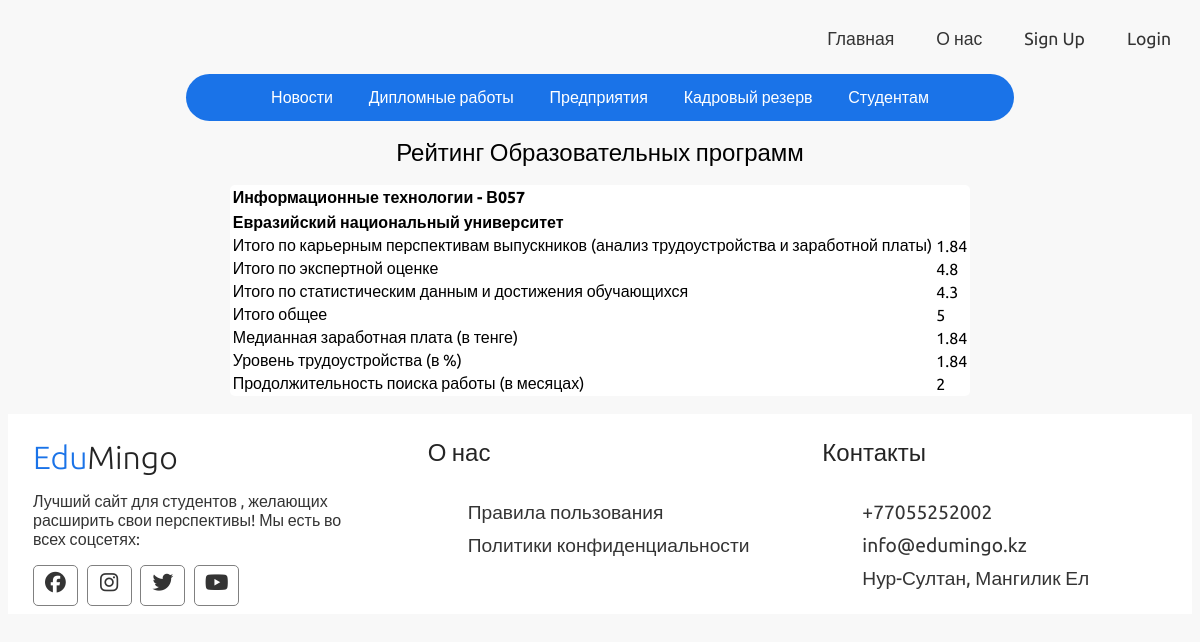
The app's page /university_single.php?id=35 with its own data.
### tables this page shows
CREATE TABLE `universities` (
  `id` int(11) NOT NULL,
  `title` varchar(255) NOT NULL,
  `image` varchar(255) NOT NULL,
  `header_image` varchar(255) NOT NULL,
  `body` text NOT NULL,
  `faculty_name` text NOT NULL,
  `perspective_total` float NOT NULL,
  `expert_assessment_total` float NOT NULL,
  `statistical_data_achievement_total` float NOT NULL,
  `overall_total` float NOT NULL,
  `msalary` float NOT NULL,
  `employment_rate` float NOT NULL,
  `job_search_duration` float NOT NULL,
  `created_at` datetime NOT NULL DEFAULT current_timestamp(),
  `published` tinyint(4) NOT NULL
);

### app/database/db.php (called while the page is built, shortened)
<?php
require('connect.php');
function executeQuery($sql, $data)
{
    global $conn;
    $stmt = $conn->prepare($sql);
    $values = array_values($data);
    $types = str_repeat('s', count($values));
    $stmt->bind_param($types, ...$values);
    $stmt->execute();
    return $stmt;
}
function selectOne($table, $conditions)
{
    $sql = "SELECT * FROM $table";
    $i = 0;
    foreach ($conditions as $key => $value) {
        if ($i === 0) {
            $sql = $sql . " WHERE $key=?";
        } else {
            $sql = $sql . " AND $key=?";
        }
        $i++;
    }
    $sql = $sql . " LIMIT 1";
    $stmt = executeQuery($sql, $conditions);
    $records = $stmt->get_result()->fetch_assoc();
    return $records;
}

### university_single.php (the view, shortened to what this page needs)
<?php
include(ROOT_PATH . "/app/controllers/universities.php");
if (isset($_GET['id'])) {
  $post = selectOne('universities', ['id' => $_GET['id']]);
}
?>
<!DOCTYPE html>
<html lang="en">
<head>
  <link rel="stylesheet" href="https://cdnjs.cloudflare.com/ajax/libs/font-awesome/4.7.0/css/font-awesome.min.css">
  <link rel="stylesheet" href="https://use.fontawesome.com/releases/v5.7.2/css/all.css"
>
  <link rel="stylesheet" href="assets/css/style.css">
  <link rel="stylesheet" href="assets\css\main-pages\universities.css">
</head>
<body>
  <?php include(ROOT_PATH . "/app/includes/header.php"); ?>
    <div class="main-content-wrapper">
    <div class="content clearfix">
    <center>
      <div class="main-content">
      <div class="block-animation">
      <br>
<h2> Рейтинг Образовательных программ <h2></center>
</div>
</div>
<br>
<div class="kxe">
	<table class="uni-table">
		<thead>
			<tr>
				<th><?php echo $post['faculty_name']; ?></th>
			</tr>
		</thead>
		<tr>
	   <thead>
		<th><?php echo $post['title']; ?></th>
		</tr>
		<tbody>
			<tr>
				<td>Итого по карьерным перспективам выпускников (анализ трудоустройства и заработной платы)</td>
				<td><?php echo $post['perspective_total']; ?></td>
				</tr>
			   <tr>
				<td>Итого по экспертной оценке</td>
				<td><?php echo $post['expert_assessment_total']; ?></td>
			</tr>
			<tr>
				<td>Итого по статистическим данным и достижения обучающихся	</td>
				<td><?php echo $post['statistical_data_achievement_total']; ?></td>
			</tr>
			<tr>
				<td>Итого общее</td>
				<td><?php echo $post['overall_total']; ?></td>
			</tr>
			<tr>
				<td>Медианная заработная плата (в тенге)	</td>
				<td><?php echo $post['perspective_total']; ?></td>
			</tr>
			<tr>
				<td>Уровень трудоустройства (в %)		</td>
				<td><?php echo $post['perspective_total']; ?></td>
			</tr>
			<tr>
				<td>Продолжительность поиска работы (в месяцах)		</td>
				<td><?=$post['job_search_duration']?></td>
			</tr>
		</tbody>
	</table>
  <br>
</div>
  <?php include(ROOT_PATH . "/app/includes/footer.php"); ?>
</body>
</html>

### assets/css/style.css (style rules this page uses)
:root { --primary-color: #1a73e8; --secondary-color:#D9376E; --third-color:#e9e3ff; --misc-color:#438CEA; --text-color:#343434; --page-color:#EFF0F3; }
* { box-sizing: border-box; }
html, body { font-family: 'Ubuntu', sans-serif; background: #f8f8f8; display:flex; flex-direction:column; }
h1, h2, h3, h4, h5, h6 { font-weight: lighter; margin: 0; }
.clearfix::after { content: ""; display: block; clear: both; }
.main-content-wrapper { width: 70%; margin: 0 auto; }

### assets/css/main-pages/universities.css (style rules this page uses)
.uni-table { background: #fff; border-radius: 5px; margin:0 auto; }

### university_single.php (style rules this page uses)
table { background: #fff; border-radius: 5px; margin:0 auto; }
th { text-align: left ; }
.text, table, img { position: relative; animation-name: Appearance; animation-duration: 2s; animation-timing-function: cubic-bezier(.1,-.6,.2,0); }

### records on screen
universities: faculty_name "Информационные технологии - В057", title "Евразийский национальный университет", perspective_total "1.84", expert_assessment_total "4.8", statistical_data_achievement_total "4.3", overall_total "5", job_search_duration "2"
